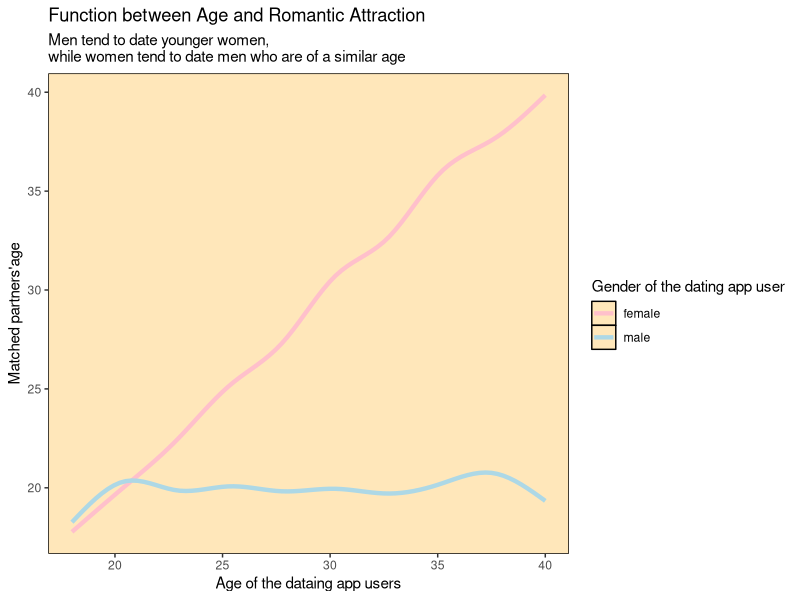

The R source for this figure:
## ---- chunk 1
knitr::opts_chunk$set(echo = FALSE,
                      comment = "",
                      warning = F,
                      message = F)
## ---- chunk 2
rm(list = ls())
set.seed(123)
data.male <- data.frame(gender = rep("male", n=100), age = sample(18:40,100,replace = T), match_age = sample(18:22, 100, replace = T) )
data.female <- data.frame(gender = rep("female",n=100), age = sample(18:40, 100, replace = T))
data.female$match_age <- data.female$age + sample(c(-3,-2,-1,0,1,2,3),100,replace = T)
data.female$match_age <- replace(data.female$match_age,
                                          data.female$match_age < 18,
                                          18)
data <- rbind(data.male, data.female)
library(tidyverse)
set.seed(111)
data <- sample_n(data, 10000, replace = T)
data <- data %>% 
   mutate(id = 1:nrow(data)) %>% 
   relocate(id, .before = everything())
## ---- chunk 3
data %>% pivot_wider(id_cols = id,
                     ,names_from = gender, values_from = c(age, match_age), values_fill = 99) %>% 
  slice_head(n = 5) %>% 
  knitr::kable()
## ---- chunk 4
data %>%
  pivot_wider(id_cols = id,
              names_from = gender, 
              values_from = c(age, match_age), 
              values_fill = 99) %>%
  pivot_longer(cols = -id,
               names_to = c(".value", "gender"),
               names_pattern = "(age|match_age)_(female|male)") %>%
  mutate(across(c(age, match_age), ~ na_if(., 99))) %>% filter(complete.cases(.)) %>% 
  slice_head(n=5) %>% knitr::kable(align = c("r","l","r","r"))
## ---- chunk 5
ggplot(data = data, mapping = aes(x = age, y = match_age, colour = gender))+
  geom_smooth(linewidth = 1.5,se = F)+
  scale_color_manual(values = c("pink","lightblue"))+
  labs(
    x = "Age of the dataing app users",
    y = "Matched partners'age",
    title = "Function between Age and Romantic Attraction",
    subtitle = "Men tend to date younger women,\nwhile women tend to date men who are of a similar age",
    colour = "Gender of the dating app user"
  )+
  theme(panel.grid = element_blank(),
        panel.background = element_rect(fill = "wheat1", colour = "black"),
        legend.position = "right")

